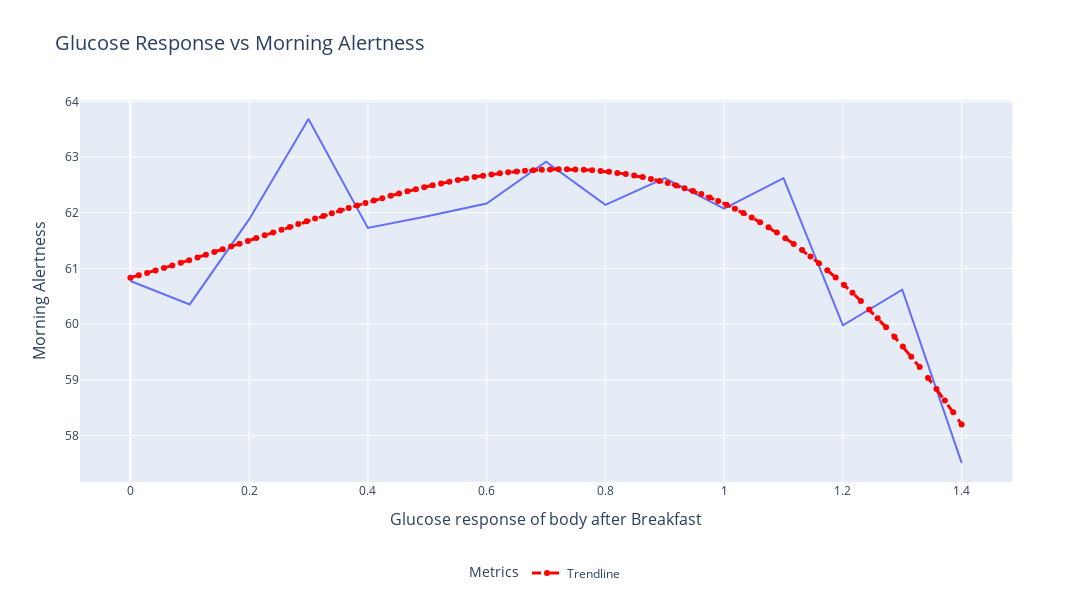

Notebook code for this chart:
### Code cell
bins = np.arange(0, 1.6, 0.1)

df_train['bin'] = pd.cut(df_train['meal_log_iauc_breakfast'], bins=bins, labels=[f'{i:.1f}-{i+0.1:.1f}' for i in bins[:-1]])

df_grouped = df_train.groupby('bin')['Morning Alertness'].mean().reset_index()

z = np.polyfit(np.arange(len(df_grouped)), df_grouped['Morning Alertness'], 3)
p = np.poly1d(z)
xp = np.linspace(0, len(df_grouped) - 1, 100)

fig = px.line(
    df_grouped,
    x=np.arange(len(df_grouped)) / 10,
    y='Morning Alertness',
    title="Glucose Response vs Morning Alertness",
    labels={"x": "Glucose response of body after Breakfast", "Morning Alertness": "Morning Alertness"}
)

fig.add_traces(
    go.Scatter(
        x=xp / 10,
        y=p(xp),
        mode='lines+markers',
        line=dict(color='red', width=3, dash='dash'),
        name='Trendline'
    )
)

fig.update_layout(
    title=dict(
        text="Glucose Response vs Morning Alertness",
        font=dict(size=20) 
    ),
    xaxis=dict(
        title=dict(text="Glucose response of body after Breakfast", font=dict(size=16)),  
        tickfont=dict(size=12)  
    ),
    yaxis=dict(
        title=dict(text="Morning Alertness", font=dict(size=16)),  
        tickfont=dict(size=12)  
    ),
    legend=dict(
        title=dict(text="Metrics", font=dict(size=14)),  
        font=dict(size=12),  
        orientation="h", 
        x=0.5,
        xanchor="center",
        y=-0.2
    ),
    height=600,  
    width=1200  
)

# Show the plot
fig.show()

### Figure 1 — Plotly figure (JSON) as saved in the notebook; plotly's stock layout.template omitted (floating-point values rounded to 4 significant figures)
{"data": [{"hovertemplate": "Glucose response of body after Breakfast=%{x}<br>Morning Alertness=%{y}<extra></extra>", "legendgroup": "", "line": {"color": "#636efa", "dash": "solid"}, "marker": {"symbol": "circle"}, "mode": "lines", "name": "", "orientation": "v", "showlegend": false, "type": "scatter", "x": [0, 0.1, 0.2, 0.3, 0.4, 0.5, 0.6, 0.7, 0.8, 0.9, 1, 1.1, 1.2, 1.3, 1.4], "xaxis": "x", "y": [60.77, 60.35, 61.88, 63.68, 61.73, 61.94, 62.16, 62.91, 62.14, 62.62, 62.07, 62.62, 59.98, 60.62, 57.51], "yaxis": "y"}, {"line": {"color": "red", "dash": "dash", "width": 3}, "mode": "lines+markers", "name": "Trendline", "type": "scatter", "x": [0, 0.01414, 0.02828, 0.04242, 0.05657, 0.07071, 0.08485, 0.09899, 0.1131, 0.1273, 0.1414, 0.1556, 0.1697, 0.1838, 0.198, 0.2121, 0.2263, 0.2404, 0.2545, 0.2687, 0.2828, 0.297, 0.3111, 0.3253, 0.3394, 0.3535, 0.3677, 0.3818, 0.396, 0.4101, 0.4242, 0.4384, 0.4525, 0.4667, 0.4808, 0.4949, 0.5091, 0.5232, 0.5374, 0.5515, 0.5657, 0.5798, 0.5939, 0.6081, 0.6222, 0.6364, 0.6505, 0.6646, 0.6788, 0.6929, 0.7071, 0.7212, 0.7354, 0.7495, 0.7636, 0.7778, 0.7919, 0.8061, 0.8202, 0.8343, 0.8485, 0.8626, 0.8768, 0.8909, 0.9051, 0.9192, 0.9333, 0.9475, 0.9616, 0.9758, 0.9899, 1.004, 1.018, 1.032, 1.046, 1.061, 1.075, 1.089, 1.103, 1.117, 1.131, 1.145, 1.16, 1.174, 1.188, 1.202, 1.216, 1.23, 1.244, 1.259, 1.273, 1.287, 1.301, 1.315, 1.329, 1.343, 1.358, 1.372, 1.386, 1.4], "y": [60.83, 60.88, 60.92, 60.96, 61.01, 61.05, 61.1, 61.15, 61.2, 61.24, 61.29, 61.34, 61.39, 61.44, 61.49, 61.54, 61.59, 61.64, 61.7, 61.75, 61.8, 61.84, 61.89, 61.94, 61.99, 62.04, 62.08, 62.13, 62.18, 62.22, 62.26, 62.3, 62.34, 62.38, 62.42, 62.46, 62.49, 62.53, 62.56, 62.59, 62.62, 62.64, 62.67, 62.69, 62.71, 62.72, 62.74, 62.75, 62.76, 62.77, 62.78, 62.78, 62.78, 62.78, 62.77, 62.76, 62.75, 62.73, 62.72, 62.69, 62.67, 62.64, 62.61, 62.57, 62.53, 62.49, 62.44, 62.39, 62.33, 62.27, 62.21, 62.14, 62.07, 61.99, 61.91, 61.83, 61.74, 61.64, 61.54, 61.44, 61.33, 61.21, 61.09, 60.97, 60.84, 60.7, 60.56, 60.41, 60.26, 60.1, 59.94, 59.77, 59.6, 59.41, 59.23, 59.03, 58.83, 58.63, 58.41, 58.2]}], "layout": {"height": 600, "legend": {"font": {"size": 12}, "orientation": "h", "title": {"font": {"size": 14}, "text": "Metrics"}, "tracegroupgap": 0, "x": 0.5, "xanchor": "center", "y": -0.2}, "title": {"font": {"size": 20}, "text": "Glucose Response vs Morning Alertness"}, "width": 1200, "xaxis": {"anchor": "y", "domain": [0, 1], "tickfont": {"size": 12}, "title": {"font": {"size": 16}, "text": "Glucose response of body after Breakfast"}}, "yaxis": {"anchor": "x", "domain": [0, 1], "tickfont": {"size": 12}, "title": {"font": {"size": 16}, "text": "Morning Alertness"}}}}
